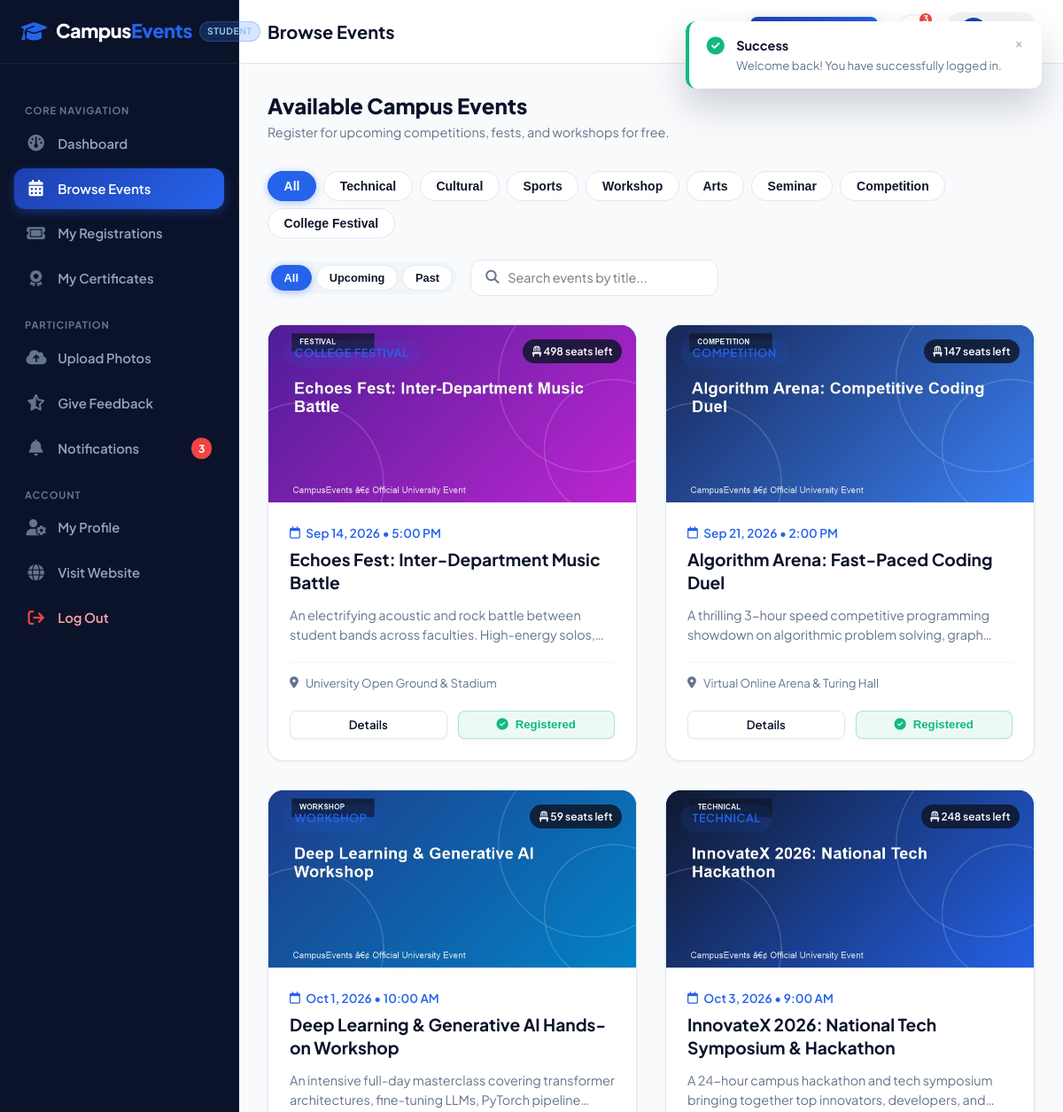
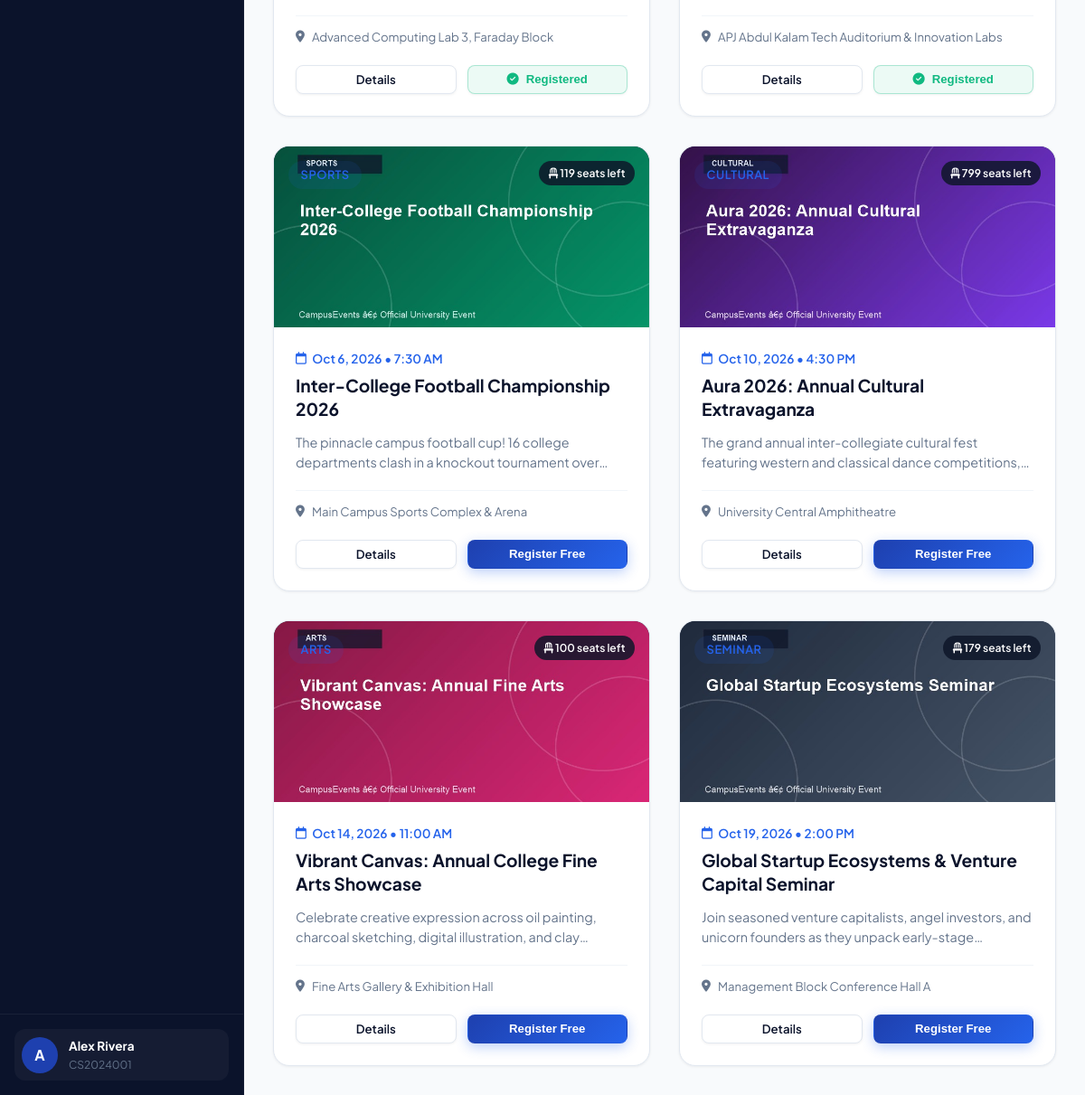
Page /student/events.php (signed in) on the committed database (2 pictures, top to bottom).
### tables this page shows
CREATE TABLE IF NOT EXISTS `students` (
  `id` INT AUTO_INCREMENT PRIMARY KEY,
  `user_id` INT NOT NULL UNIQUE,
  `student_id` VARCHAR(50) NOT NULL UNIQUE,
  `full_name` VARCHAR(150) NOT NULL,
  `phone` VARCHAR(25) NOT NULL,
  `department` VARCHAR(100) NOT NULL,
  `course` VARCHAR(100) NOT NULL,
  `semester` VARCHAR(20) NOT NULL,
  `avatar` VARCHAR(255) DEFAULT NULL,
  `created_at` TIMESTAMP DEFAULT CURRENT_TIMESTAMP,
  CONSTRAINT `fk_student_user` FOREIGN KEY (`user_id`) REFERENCES `users`(`id`) ON DELETE CASCADE
);

CREATE TABLE IF NOT EXISTS `events` (
  `id` INT AUTO_INCREMENT PRIMARY KEY,
  `title` VARCHAR(255) NOT NULL,
  `slug` VARCHAR(255) NOT NULL UNIQUE,
  `category` ENUM('Technical', 'Cultural', 'Sports', 'Arts', 'Workshop', 'Seminar', 'Competition', 'College Festival') NOT NULL,
  `description` TEXT NOT NULL,
  `rules` TEXT DEFAULT NULL,
  `eligibility` VARCHAR(255) DEFAULT 'Open to all registered university students',
  `event_date` DATE NOT NULL,
  `event_time` TIME NOT NULL,
  `venue` VARCHAR(200) NOT NULL,
  `organizer` VARCHAR(150) NOT NULL,
  `contact_info` VARCHAR(200) NOT NULL,
  `banner_image` VARCHAR(255) DEFAULT NULL,
  `max_participants` INT NOT NULL DEFAULT 100,
  `registration_deadline` DATETIME NOT NULL,
  `is_published` TINYINT(1) NOT NULL DEFAULT 1,
  `created_at` TIMESTAMP DEFAULT CURRENT_TIMESTAMP,
  INDEX `idx_event_date` (`event_date`),
  INDEX `idx_category` (`category`)
);

### includes/auth.php (called while the page is built, shortened)
<?php
function getBaseUrl(): string {
    $scriptName = $_SERVER['SCRIPT_NAME'] ?? '';
    return '/';
}
function getCurrentUser(): ?array {
    $pdo = getDBConnection();
    $userId = (int)$_SESSION['user_id'];
    $role = $_SESSION['user_role'] ?? 'student';
    if ($role === 'admin') {
        $stmt = $pdo->prepare("
            SELECT u.id as user_id, u.email, u.role, a.id as admin_id, a.full_name, a.department, a.phone
            FROM users u
            JOIN admins a ON a.user_id = u.id
            WHERE u.id = ?
        ");
    } else {
        $stmt = $pdo->prepare("
            SELECT u.id as user_id, u.email, u.role, s.id as student_id_pk, s.student_id, s.full_name,
                   s.phone, s.department, s.course, s.semester, s.avatar
            FROM users u
            JOIN students s ON s.user_id = u.id
            WHERE u.id = ?
        ");
    }
    $stmt->execute([$userId]);
    $user = $stmt->fetch();
    return $user ?: null;
}
function e(?string $string): string {
    return htmlspecialchars($string ?? '', ENT_QUOTES, 'UTF-8');
}
function getUnreadNotificationCount(int $userId): int {
    try {
        $pdo = getDBConnection();
        $stmt = $pdo->prepare("SELECT COUNT(*) FROM notifications WHERE user_id = ? AND is_read = 0");
        $stmt->execute([$userId]);
        return (int)$stmt->fetchColumn();
    } catch (Exception $e) {
        return 0;
    }
}

### student/events.php (the view, shortened to what this page needs)
<?php
require_once __DIR__ . '/../includes/auth.php';
$student = getCurrentUser();
$pdo = getDBConnection();
$studentPk = (int)$student['student_id_pk'];
$stmt = $pdo->prepare("
    SELECT e.*,
           (SELECT COUNT(*) FROM event_registrations WHERE event_id = e.id AND status != 'cancelled') as registered_count,
           (SELECT id FROM event_registrations WHERE event_id = e.id AND student_id = ? AND status != 'cancelled' LIMIT 1) as user_reg_id
    FROM events e
    WHERE e.is_published = 1
    ORDER BY e.event_date ASC
");
$stmt->execute([$studentPk]);
$events = $stmt->fetchAll();
$categories = ['All', 'Technical', 'Cultural', 'Sports', 'Workshop', 'Arts', 'Seminar', 'Competition', 'College Festival'];
$pageTitle = 'Browse Events';
require_once __DIR__ . '/../includes/header.php';
require_once __DIR__ . '/../includes/student-sidebar.php';
?>
<div style="display: flex; justify-content: space-between; align-items: center; margin-bottom: 2rem; flex-wrap: wrap; gap: 1rem;">
  <div>
    <h2 style="font-size: 1.5rem; font-weight: 800; color: var(--primary-dark); margin-bottom: 0.25rem;">Available Campus Events</h2>
    <p style="color: var(--muted); font-size: 0.9rem;">Register for upcoming competitions, fests, and workshops for free.</p>
  </div>
</div>
<div class="filter-wrapper" style="margin-bottom: 2rem;">
  <div class="category-pills">
    <?php foreach ($categories as $cat): ?>
      <button type="button" class="pill-btn <?= $cat === 'All' ? 'active' : '' ?>" data-category="<?= strtolower($cat) ?>">
        <?= e($cat) ?>
      </button>
    <?php endforeach; ?>
  </div>
  <div style="display: flex; align-items: center; gap: 1rem; flex-wrap: wrap;">
    <div class="timeframe-tabs" style="display: flex; gap: 0.35rem; background: var(--surface-alt); padding: 0.25rem; border-radius: var(--radius-full);">
      <button type="button" class="pill-btn active" data-timeframe="all" style="padding: 0.35rem 0.85rem; font-size: 0.8rem;">All</button>
      <button type="button" class="pill-btn" data-timeframe="upcoming" style="padding: 0.35rem 0.85rem; font-size: 0.8rem;">Upcoming</button>
      <button type="button" class="pill-btn" data-timeframe="past" style="padding: 0.35rem 0.85rem; font-size: 0.8rem;">Past</button>
    </div>
    <div class="search-box">
      <i class="fa-solid fa-magnifying-glass"></i>
      <input type="text" id="event-search-input" placeholder="Search events by title...">
    </div>
  </div>
</div>
<div class="events-grid">
  <?php foreach ($events as $ev):
    $isUpcoming = (strtotime($ev['event_date'] . ' ' . $ev['event_time']) >= time());
    $timeframe = $isUpcoming ? 'upcoming' : 'past';
    $availableSeats = max(0, $ev['max_participants'] - $ev['registered_count']);
    $isRegistered = !empty($ev['user_reg_id']);
    $isPastDeadline = strtotime($ev['registration_deadline']) < time();
    $isClosed = $isPastDeadline || ($availableSeats <= 0);
  ?>
    <div class="event-card"
         data-title="<?= strtolower(e($ev['title'])) ?>"
         data-category="<?= strtolower(e($ev['category'])) ?>"
         data-timeframe="<?= $timeframe ?>">
      <div class="event-card-media">
        <img src="<?= $baseUrl . e($ev['banner_image'] ?: 'assets/images/event-tech.jpg') ?>" alt="<?= e($ev['title']) ?>" loading="lazy">
        <span class="badge badge-primary event-badge-cat"><?= e($ev['category']) ?></span>
        <span class="event-badge-seats">
          <i class="fa-solid fa-chair"></i> <?= $availableSeats ?> seats left
        </span>
      </div>
      <div class="event-card-body">
        <div class="event-card-date">
          <i class="fa-regular fa-calendar"></i> <?= date('M j, Y', strtotime($ev['event_date'])) ?> • <?= date('g:i A', strtotime($ev['event_time'])) ?>
        </div>
        <h3 class="event-card-title"><?= e($ev['title']) ?></h3>
        <p class="event-card-desc"><?= e($ev['description']) ?></p>
        <div class="event-card-venue">
          <i class="fa-solid fa-location-dot"></i>
          <span><?= e($ev['venue']) ?></span>
        </div>
        <div class="event-card-footer">
          <a href="<?= $baseUrl ?>event-details.php?id=<?= $ev['id'] ?>" class="btn btn-secondary btn-sm">
            Details
          </a>
          <?php if ($isRegistered): ?>
            <button class="btn btn-secondary btn-sm" disabled style="color: var(--success); border-color: rgba(16, 185, 129, 0.3); background: rgba(16, 185, 129, 0.08);">
              <i class="fa-solid fa-circle-check"></i> Registered
            </button>
          <?php elseif (!$isUpcoming): ?>
            <button class="btn btn-secondary btn-sm" disabled style="opacity: 0.6;">Ended</button>
          <?php elseif ($isClosed): ?>
            <button class="btn btn-secondary btn-sm" disabled style="opacity: 0.6;">Closed</button>
          <?php else: ?>
            <button type="button" class="btn btn-primary btn-sm btn-quick-reg" data-event-id="<?= $ev['id'] ?>">
              Register Free
            </button>
          <?php endif; ?>
        </div>
      </div>
    </div>
  <?php endforeach; ?>
</div>
    </div>
  </div>
</div>
</body>
</html>

### includes/student-sidebar.php (shortened to what this page needs)
<?php
require_once __DIR__ . '/auth.php';
$baseUrl = getBaseUrl();
$currentFile = basename($_SERVER['PHP_SELF']);
$student = getCurrentUser();
$unreadCount = getUnreadNotificationCount($student['user_id']);
?>
<div class="dashboard-layout">
  <aside class="dashboard-sidebar">
    <div class="sidebar-header">
      <a href="<?= $baseUrl ?>index.php" class="brand-logo">
        <i class="fa-solid fa-graduation-cap"></i>
        <span>Campus<span class="accent">Events</span></span>
      </a>
      <span class="sidebar-role-badge student">Student</span>
    </div>
    <div class="sidebar-body">
      <div class="sidebar-group-label">Core Navigation</div>
      <ul class="sidebar-nav">
        <li>
          <a href="<?= $baseUrl ?>student/dashboard.php" class="<?= $currentFile === 'dashboard.php' ? 'active' : '' ?>">
            <i class="fa-solid fa-gauge"></i>
            <span>Dashboard</span>
          </a>
        </li>
        <li>
          <a href="<?= $baseUrl ?>student/events.php" class="<?= $currentFile === 'events.php' ? 'active' : '' ?>">
            <i class="fa-solid fa-calendar-days"></i>
            <span>Browse Events</span>
          </a>
        </li>
        <li>
          <a href="<?= $baseUrl ?>student/registrations.php" class="<?= $currentFile === 'registrations.php' ? 'active' : '' ?>">
            <i class="fa-solid fa-ticket"></i>
            <span>My Registrations</span>
          </a>
        </li>
        <li>
          <a href="<?= $baseUrl ?>student/certificates.php" class="<?= $currentFile === 'certificates.php' ? 'active' : '' ?>">
            <i class="fa-solid fa-award"></i>
            <span>My Certificates</span>
          </a>
        </li>
      </ul>
      <div class="sidebar-group-label">Participation</div>
      <ul class="sidebar-nav">
        <li>
          <a href="<?= $baseUrl ?>student/upload-photo.php" class="<?= $currentFile === 'upload-photo.php' ? 'active' : '' ?>">
            <i class="fa-solid fa-cloud-arrow-up"></i>
            <span>Upload Photos</span>
          </a>
        </li>
        <li>
          <a href="<?= $baseUrl ?>student/feedback.php" class="<?= $currentFile === 'feedback.php' ? 'active' : '' ?>">
            <i class="fa-solid fa-star-half-stroke"></i>
            <span>Give Feedback</span>
          </a>
        </li>
        <li>
          <a href="<?= $baseUrl ?>student/notifications.php" class="<?= $currentFile === 'notifications.php' ? 'active' : '' ?>">
            <i class="fa-solid fa-bell"></i>
            <span>Notifications</span>
            <?php if ($unreadCount > 0): ?>
              <span class="sidebar-nav-badge"><?= $unreadCount ?></span>
            <?php endif; ?>
          </a>
        </li>
      </ul>
      <div class="sidebar-group-label">Account</div>
      <ul class="sidebar-nav">
        <li>
          <a href="<?= $baseUrl ?>student/profile.php" class="<?= $currentFile === 'profile.php' ? 'active' : '' ?>">
            <i class="fa-solid fa-user-gear"></i>
            <span>My Profile</span>
          </a>
        </li>
        <li>
          <a href="<?= $baseUrl ?>index.php">
            <i class="fa-solid fa-globe"></i>
            <span>Visit Website</span>
          </a>
        </li>
        <li>
          <a href="<?= $baseUrl ?>auth/logout.php" style="color: #fca5a5;">
            <i class="fa-solid fa-arrow-right-from-bracket" style="color: #ef4444;"></i>
            <span>Log Out</span>
          </a>
        </li>
      </ul>
    </div>
    <div class="sidebar-footer">
      <div class="sidebar-user-card">
        <div class="sidebar-avatar">
          <?= strtoupper(substr($student['full_name'] ?? 'S', 0, 1)) ?>
        </div>
        <div class="sidebar-user-info">
          <div class="sidebar-user-name"><?= e($student['full_name']) ?></div>
          <div class="sidebar-user-role"><?= e($student['student_id'] ?? 'Student') ?></div>
        </div>
      </div>
    </div>
  </aside>
  <div class="dashboard-main">
    <header class="dashboard-topbar">
      <div class="topbar-left">
        <h1 class="topbar-title"><?= e($pageTitle ?? 'Student Dashboard') ?></h1>
      </div>
      <div class="topbar-right">
        <a href="<?= $baseUrl ?>student/events.php" class="btn btn-primary btn-sm">
        </a>
        <div class="topbar-action-item">
          <a href="<?= $baseUrl ?>student/notifications.php" class="topbar-icon-btn" title="Notifications">
            <?php if ($unreadCount > 0): ?>
              <span class="topbar-badge"><?= $unreadCount ?></span>
            <?php endif; ?>
          </a>
        </div>
        <a href="<?= $baseUrl ?>student/profile.php" class="sidebar-user-card" style="background: var(--surface-alt); text-decoration: none; padding: 0.35rem 0.75rem;">
          <div class="sidebar-avatar" style="width: 32px; height: 32px; font-size: 0.8rem;">
          </div>
          <span style="font-size: 0.85rem; font-weight: 700; color: var(--primary-dark);">
          </span>
        </a>
      </div>
    </header>
    <div class="dashboard-content">

### rows in the picture
students: full_name "A", full_name "Alex Rivera", student "CS2024001"
events: banner_image (picture), category "COLLEGE FESTIVAL", availableSeats "498", event_date "Sep 14, 2026", event_time "5:00 PM", title "Echoes Fest: Inter-Department Music Battle", description "An electrifying acoustic and rock battle between student bands across faculties. High-energy…", venue "University Open Ground & Stadium", shows "Registered"
events: banner_image (picture), category "COMPETITION", availableSeats "147", event_date "Sep 21, 2026", event_time "2:00 PM", title "Algorithm Arena: Fast-Paced Coding Duel", description "A thrilling 3-hour speed competitive programming showdown on algorithmic problem solving,…", venue "Virtual Online Arena & Turing Hall", shows "Registered"
events: banner_image (picture), category "WORKSHOP", availableSeats "59", event_date "Oct 1, 2026", event_time "10:00 AM", title "Deep Learning & Generative AI Hands-on Workshop", description "An intensive full-day masterclass covering transformer architectures, fine-tuning LLMs, PyTorch…", venue "Advanced Computing Lab 3, Faraday Block", shows "Registered"
events: banner_image (picture), category "TECHNICAL", availableSeats "248", event_date "Oct 3, 2026", event_time "9:00 AM", title "InnovateX 2026: National Tech Symposium & Hackathon", description "A 24-hour campus hackathon and tech symposium bringing together top innovators, developers,…", venue "APJ Abdul Kalam Tech Auditorium & Innovation Labs", shows "Registered"
events: banner_image (picture), category "SPORTS", availableSeats "119", event_date "Oct 6, 2026", event_time "7:30 AM", title "Inter-College Football Championship 2026", description "The pinnacle campus football cup! 16 college departments clash in a knockout tournament…", venue "Main Campus Sports Complex & Arena"
events: banner_image (picture), category "CULTURAL", availableSeats "799", event_date "Oct 10, 2026", event_time "4:30 PM", title "Aura 2026: Annual Cultural Extravaganza", description "The grand annual inter-collegiate cultural fest featuring western and classical dance…", venue "University Central Amphitheatre"
events: banner_image (picture), category "ARTS", max_participants "100", event_date "Oct 14, 2026", event_time "11:00 AM", title "Vibrant Canvas: Annual College Fine Arts Showcase", description "Celebrate creative expression across oil painting, charcoal sketching, digital illustration, and…", venue "Fine Arts Gallery & Exhibition Hall"
events: banner_image (picture), category "SEMINAR", availableSeats "179", event_date "Oct 19, 2026", event_time "2:00 PM", title "Global Startup Ecosystems & Venture Capital Seminar", description "Join seasoned venture capitalists, angel investors, and unicorn founders as they unpack…", venue "Management Block Conference Hall A"

### other values in the picture
$unreadCount "3"
$pageTitle "Browse Events"
$cat "All"
$cat "Technical"
$cat "Cultural"
$cat "Sports"
$cat "Workshop"
$cat "Arts"
$cat "Seminar"
$cat "Competition"
$cat "College Festival"
